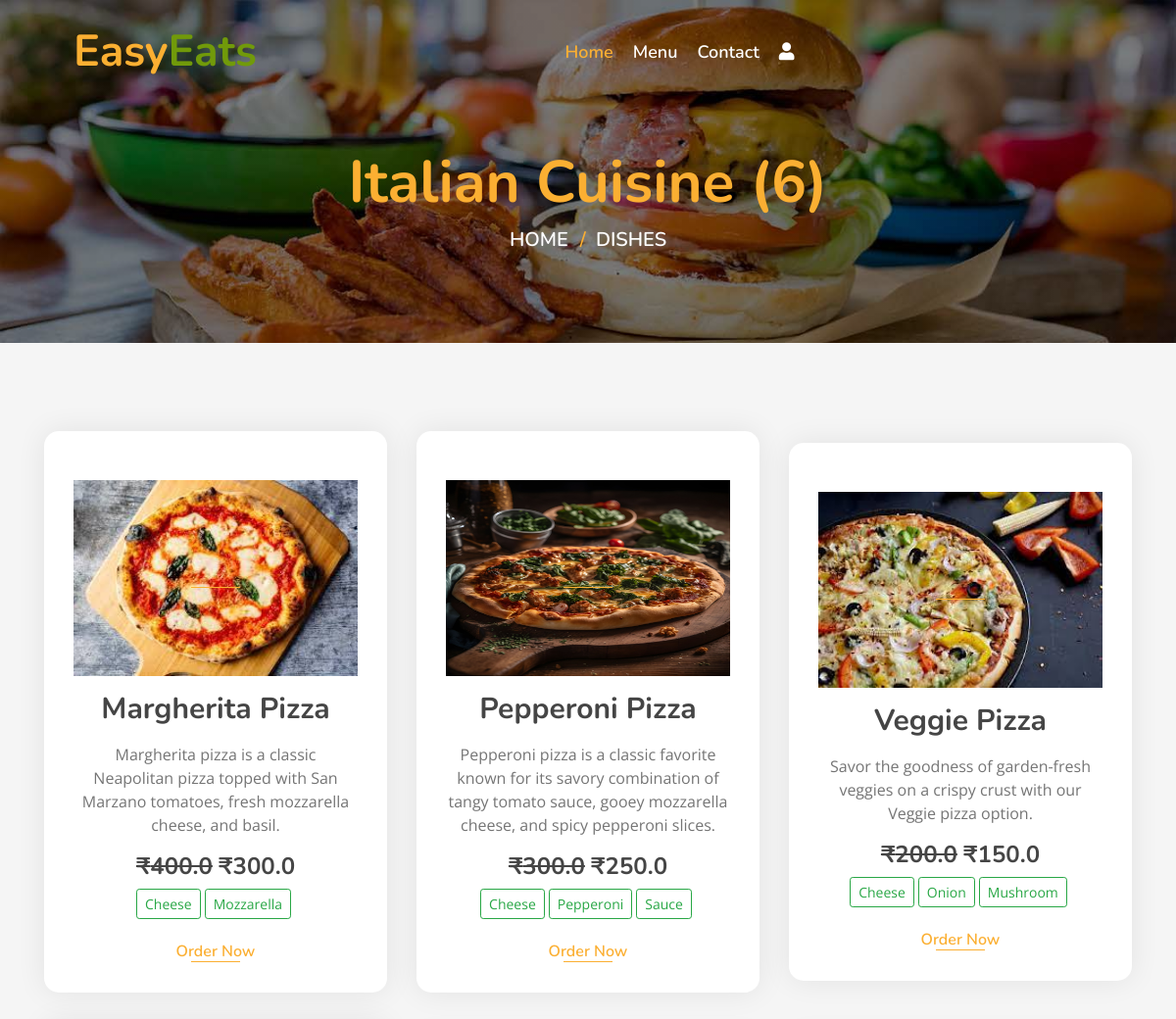
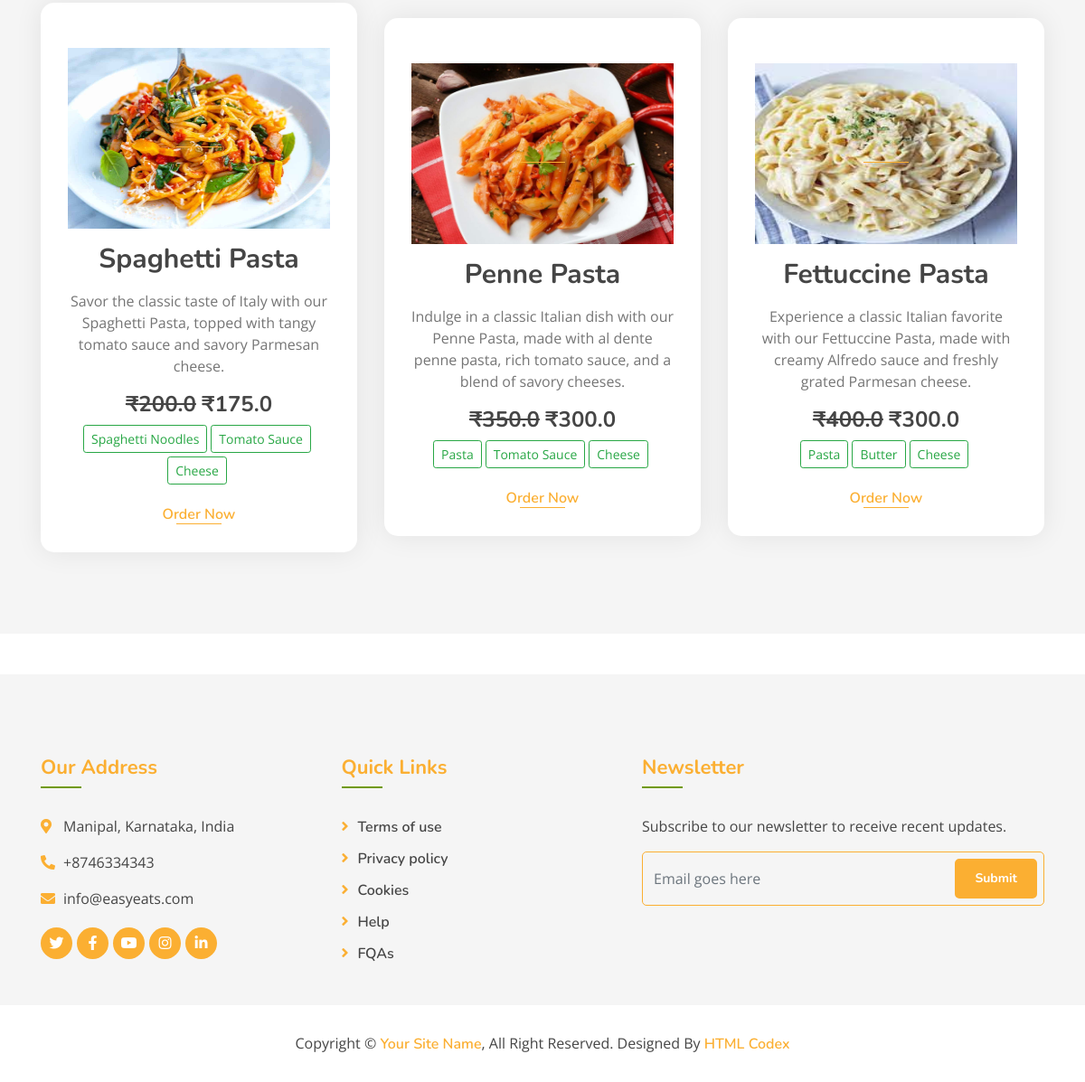
Screenshot of /dishes/?q=3 with the database file from the repository (2 pictures, top to bottom).
### myapp/models.py (models this page shows, shortened)
class Category(models.Model):
    name = models.CharField(max_length=100, unique=True)
    image = models.ImageField(upload_to="categories/%Y/%m/%d")
    icon = models.CharField(max_length=50, blank=True)
    description = models.TextField()
    added_on = models.DateTimeField(auto_now_add=True)
    updated_on = models.DateTimeField(auto_now=True)

class Dish(models.Model):
    name = models.CharField(max_length=200, unique=True)
    image = models.ImageField(upload_to='dishes/%Y/%m/%d')
    ingredients = models.TextField()
    details = models.TextField(blank=True)
    category = models.ForeignKey(Category, on_delete=models.CASCADE)
    price = models.FloatField()
    discounted_price = models.FloatField(blank=True)
    is_available = models.BooleanField(default=True)
    added_on = models.DateTimeField(auto_now_add=True)
    updated_on = models.DateTimeField(auto_now=True)
    class Meta:
        verbose_name_plural ="Dish Table"

### myapp/views.py (the view)
# urls.py: path('dishes/',views.all_dishes,name="all_dishes"),
def all_dishes(request):
    context={}
    dishes = Dish.objects.all()
    if "q" in request.GET:
        id = request.GET.get("q")
        dishes = Dish.objects.filter(category__id=id)
        context['dish_category'] = Category.objects.get(id=id).name
    context['dishes'] = dishes
    dishes = Dish.objects.all() # Get all dishes
    for dish in dishes:
        print(dish.image.url) # Access the image url for each dish
    return render(request,'all_dishes.html', context)

### template/all_dishes.html (shortened to what this page needs)
{% extends "base.html" %}
{% block content %}
<div class="page-header mb-0">
    <div class="container">
        <div class="row">
            <div class="col-12">
                <h2>{% if dish_category %} {{dish_category}} {% else %}Dishes {% endif %}({{dishes|length}})</h2>
            </div>
            <div class="col-12">
                <a href="/">Home</a>
                <a href="/dishes">Dishes</a>
            </div>
        </div>
    </div>
</div>
<div class="food mt-0">
    <div class="container">
        <div class="row align-items-center">
        {% for i in dishes %}
            <div class="col-md-4">
                {% if i.is_available %}
                <div class="food-item">
                {% else %}
                <div class="food-item" style="background-color: lightgray;">
                {% endif %}
                    <a href="/media/{{i.image}}" target="_blank"><img src="/media/{{i.image}}" style="height: 200px;width: 100%;"></a>
                    <h2 class="my-3">{{i.name}}</h2>
                    <p>
                        {{i.details}}
                    </p>
                    <h4 class="menu-text" style="font-weight: normal;">
                        {% if i.price != i.discounted_price %}
                            <strong><del>&#8377;{{i.price}}</del></strong>
                        {% endif %}
                            <strong>&#8377;{{i.discounted_price}}</strong>
                    </h4>
                    <p>
                    </p>
                    {% if i.is_available %}
                    <a href="{% url 'dish' id=i.id %}">Order Now</a>
                    {% else %}
                        <p class="text-danger">Not Available for delivery!</p>
                    {% endif %}
                </div>
            </div>
        {% endfor %}
        </div>
    </div>
</div>
{% endblock %}

### static/css/style.css (style rules this page uses)
body { color: #757575; background: #ffffff; font-family: 'open sans', sans-serif; }
h1, h2, h3, h4, h5, h6 { color: #454545; font-family: 'Nunito', sans-serif; }
a { font-family: 'Nunito', sans-serif; font-weight: 600; color: #fbaf32; transition: .3s; }
.page-header { position: relative; margin-bottom: 45px; padding: 150px 0 90px 0; text-align: center; background: linear-gradient(rgba(0, 0, 0, .5), rgba(0, 0, 0, .5)), url(../img/page-header.jpg); background-position: center; background-repeat: no-repeat; background-size: cover; }
.page-header h2 { position: relative; color: #fbaf32; font-size: 60px; font-weight: 700; }
.page-header a { position: relative; padding: 0 12px; font-size: 20px; text-transform: uppercase; color: #ffffff; }
.page-header a::after { position: absolute; content: "/"; width: 8px; height: 8px; top: -1px; right: -7px; text-align: center; color: #fbaf32; }
.page-header a:last-child::after { display: none; }
.food { position: relative; width: 100%; padding: 90px 0 60px 0; margin: 45px 0; background: rgba(0, 0, 0, .04); }
.food .food-item { position: relative; width: 100%; margin-bottom: 30px; padding: 50px 30px 30px; text-align: center; background: #ffffff; border-radius: 15px; box-shadow: 0 0 30px rgba(0, 0, 0, .08); transition: .3s; }
.food .food-item h2 { font-size: 30px; font-weight: 700; }
.food .food-item a { position: relative; font-size: 16px; }
.food .food-item a::after { position: absolute; content: ""; width: 50px; height: 1px; bottom: 0; left: calc(50% - 25px); background: #fbaf32; transition: .3s; }

### rows the page displays
Category: name "Italian Cuisine"
Dish: image (picture), name "Margherita Pizza", details "Margherita pizza is a classic Neapolitan pizza topped with San Marzano tomatoes, fresh mozzarella cheese, and basil.", price "400.0", discounted_price "300.0", is_available "Order Now"
Dish: image (picture), name "Pepperoni Pizza", details "Pepperoni pizza is a classic favorite known for its savory combination of tangy tomato sauce, gooey mozzarella cheese, and spicy pepperoni slices.", price "300.0", discounted_price "250.0", is_available "Order Now"
Dish: image (picture), name "Veggie Pizza", details "Savor the goodness of garden-fresh veggies on a crispy crust with our Veggie pizza option.", price "200.0", discounted_price "150.0", is_available "Order Now"
Dish: image (picture), name "Spaghetti Pasta", details "Savor the classic taste of Italy with our Spaghetti Pasta, topped with tangy tomato sauce and savory Parmesan cheese.", price "200.0", discounted_price "175.0", is_available "Order Now"
Dish: image (picture), name "Penne Pasta", details "Indulge in a classic Italian dish with our Penne Pasta, made with al dente penne pasta, rich tomato sauce, and a blend of savory cheeses.", price "350.0", discounted_price "300.0", is_available "Order Now"
Dish: image (picture), name "Fettuccine Pasta", details "Experience a classic Italian favorite with our Fettuccine Pasta, made with creamy Alfredo sauce and freshly grated Parmesan cheese.", price "400.0", discounted_price "300.0", is_available "Order Now"

### other values shown
{{ dishes|length }} "6"
